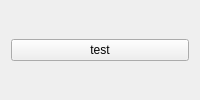
<?xml version="1.0" encoding="UTF-8"?>
<ui version="4.0">
 <class>MainBox_GUI</class>
 <widget class="QWidget" name="MainBox_GUI">
  <layout class="QHBoxLayout" name="horizontalLayout">
   <item>
    <widget class="QPushButton" name="btn_test">
     <property name="text">
      <string>test</string>
     </property>
    </widget>
   </item>
  </layout>
 </widget>
 <resources/>
 <connections/>
</ui>
